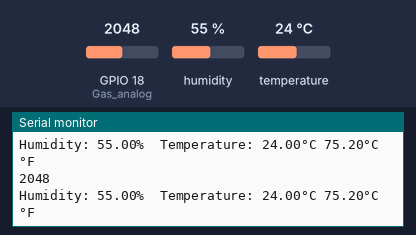
The sketch below on a simulated ESP32. Parts: the last lines printed to the serial monitor. The test bench sets the inputs (shaded band); at power-on: humidity 55 %, GPIO 18 (Gas_analog) = 2048, temperature 24 °C. WiFi joins after 1.5 s; servers stay silent unless stated.

Above: at 1.8 s.
1.9 s: humidity set to 22 %
At 2.15 s:
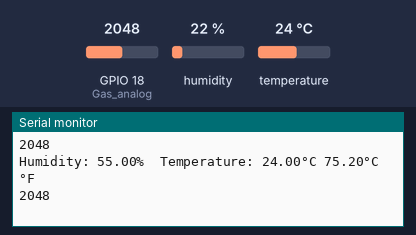
3.4 s: GPIO 18 (Gas_analog) set to 2866
At 4.7 s:
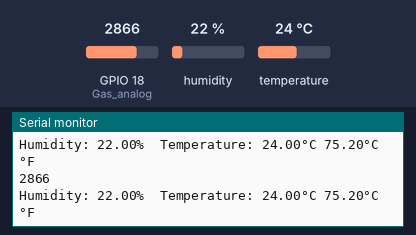
4.9 s: temperature set to 12 °C
At 6.3 s:
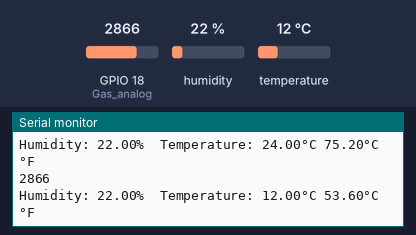
6.4 s: GPIO 18 (Gas_analog) set to 3603
At 7.7 s:
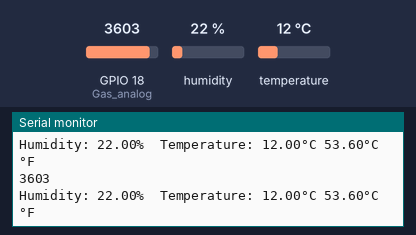
7.9 s: humidity set to 40 %
At 9.0 s:
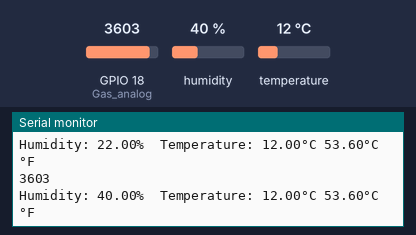
Timing chart, 0 to 10.4 s (numbered marks = the images above; inputs shaded):
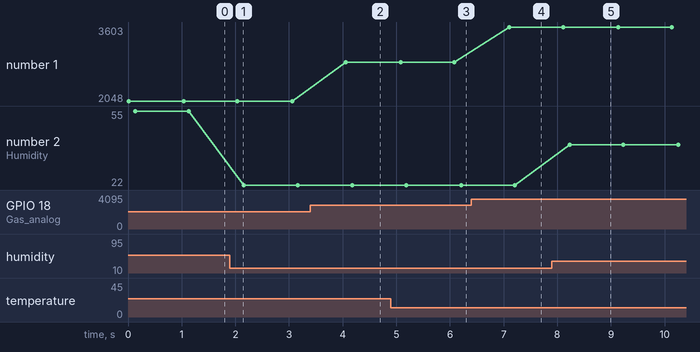

The sketch:

Worshop_6_ThingSpeak_DHT11.ino
```cpp
#include <WiFi.h>
#include <WiFiClient.h>
#include <ThingSpeak.h>
#include "DHT.h"

#define DHTPIN 2     // Digital pin connected to the DHT sensor
#define DHTTYPE DHT11   // DHT 11
DHT dht(DHTPIN, DHTTYPE);
int Gas_analog = 18;


const char* ssid = "satish"; //Your Network SSID

const char* password = "satish123"; //Your Network Password


WiFiClient client;

unsigned long myChannelNumber =2024742; //Your Channel Number (Without Brackets)

const char * myWriteAPIKey = "S796FK9ZSQ8MUOLR"; //Your Write API Key

void setup()

{
Serial.begin(115200);
delay(10);

WiFi.begin(ssid, password);
ThingSpeak.begin(client);
 dht.begin();

}
void loop()
{

 // delay(2000);


  int g = analogRead(Gas_analog);
  Serial.println(g);
  delay(100);

   float h = dht.readHumidity();

  float t = dht.readTemperature();

  float f = dht.readTemperature(true);


  if (isnan(h) || isnan(t) || isnan(f)) {
    Serial.println(F("Failed to read from DHT sensor!"));
    return;
  }


  Serial.print(F("Humidity: "));
  Serial.print(h);
  Serial.print(F("%  Temperature: "));
  Serial.print(t);
  Serial.print(F("°C "));
  Serial.print(f);
  Serial.print(F("°C "));

  Serial.println(F("°F"));


    ThingSpeak.writeField(myChannelNumber, 1,h, myWriteAPIKey); //Update in ThingSpeak

    ThingSpeak.writeField(myChannelNumber, 2,t, myWriteAPIKey); //Update in ThingSpeak


   ThingSpeak.writeField(myChannelNumber, 3,g, myWriteAPIKey); //Update in ThingSpeak

  //ThingSpeak.writeField(myChannelNumber, 2,1, myWriteAPIKey); //Update in ThingSpeak


   // ThingSpeak.writeField(myChannelNumber, 3,1, myWriteAPIKey); //Update in ThingSpeak


   // ThingSpeak.writeField(myChannelNumber, 4,0, myWriteAPIKey); //Update in ThingSpeak

  //ThingSpeak.writeField(myChannelNumber, 4,1, myWriteAPIKey); //Update in ThingSpeak


}
```

Measured:
- after the input at 3.4 s, the serial monitor: prints a new line after 0.66 s (image 2)
- after the input at 4.9 s, the serial monitor: prints a new line after 1.3 s (image 3)
- after the input at 6.4 s, the serial monitor: prints a new line after 0.71 s (image 4)
- after the input at 7.9 s, the serial monitor: prints a new line after 0.33 s (image 5)
- plotted number 1: 2048 → 2866 after the input at 3.4 s, 2866 → 3603 after the input at 6.4 s
- plotted number 2: 55 → 22 after the input at 1.9 s, 22 → 40 after the input at 7.9 s
